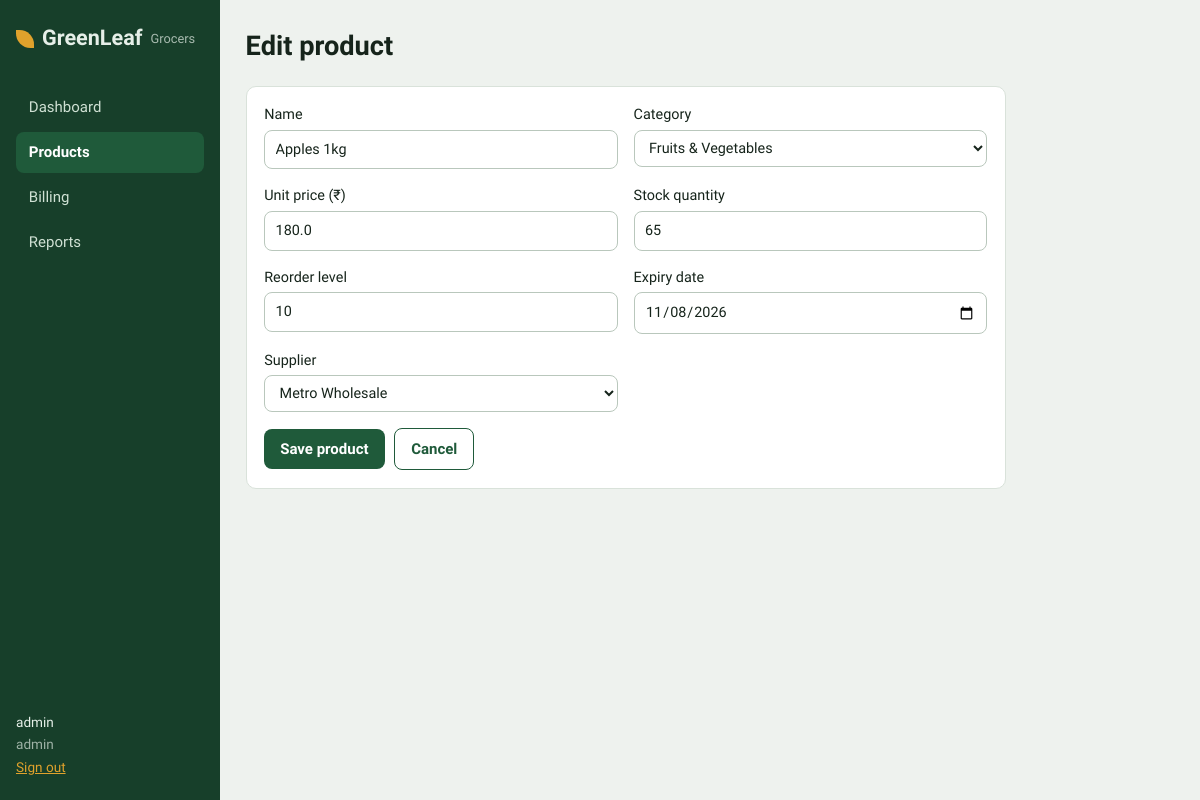
The app's page /products/5/edit (signed in), older data.
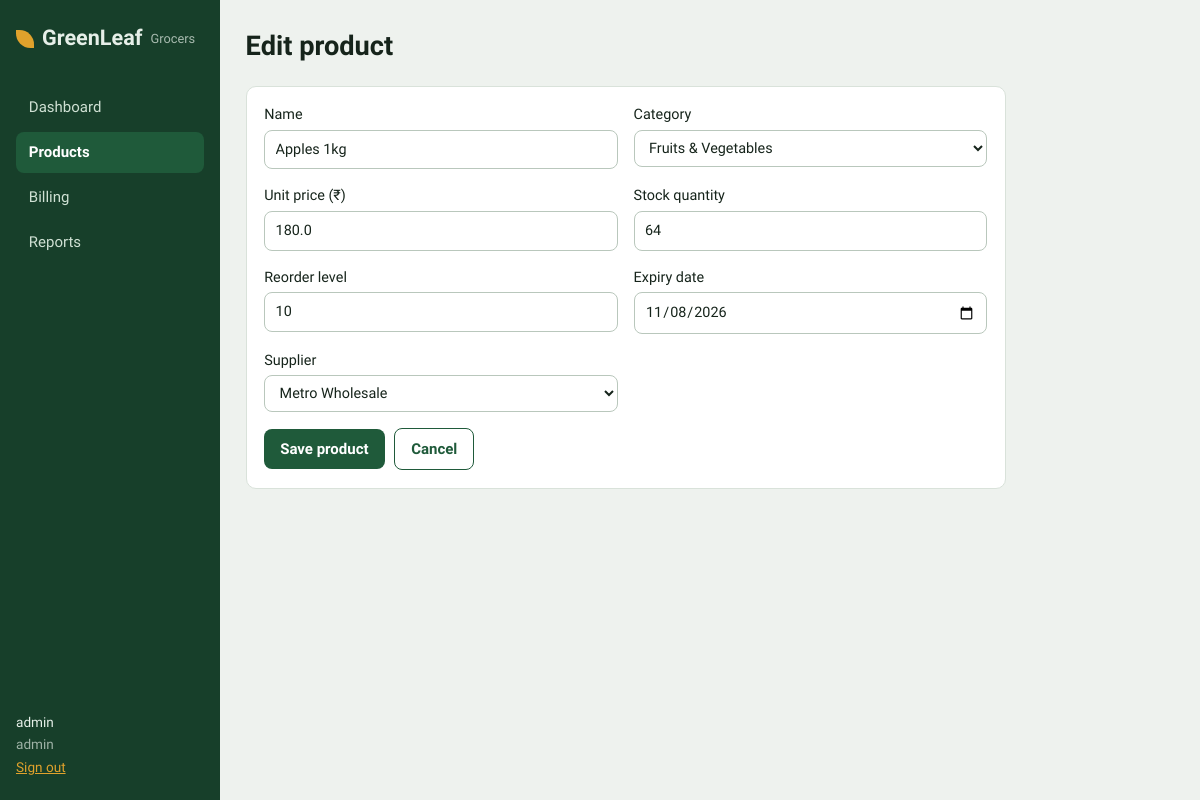
The same page, newer data.
### tables this page shows
CREATE TABLE products(
  product_id INTEGER PRIMARY KEY AUTOINCREMENT,
  name TEXT NOT NULL,
  category TEXT NOT NULL,
  unit_price REAL NOT NULL CHECK(unit_price >= 0),
  stock_qty INTEGER NOT NULL DEFAULT 0 CHECK(stock_qty >= 0),
  reorder_level INTEGER NOT NULL DEFAULT 10 CHECK(reorder_level >= 0),
  expiry_date TEXT,
  supplier_id INTEGER REFERENCES suppliers(supplier_id) ON DELETE SET NULL);

### routes.py (the view)
@bp.route("/products/<int:pid>/edit", methods=["GET", "POST"])
@login_required(["admin"])
def product_edit(pid):
    return _form(pid)

### database.py (called while the page is built)
def connect(path):
    conn = sqlite3.connect(path)
    conn.row_factory = sqlite3.Row
    conn.execute("PRAGMA foreign_keys = ON")
    return conn

def get_db():
    if "db" not in g:
        g.db = connect(current_app.config["DATABASE"])
    return g.db

### models.py (called while the page is built)
def get_product(db, pid):
    return db.execute("SELECT * FROM products WHERE product_id=?", (pid,)).fetchone()

### routes.py (called while the page is built, shortened)
def _form(pid=None):
    db = get_db()
    suppliers = db.execute("SELECT * FROM suppliers ORDER BY name").fetchall()
    product = models.get_product(db, pid) if pid else None
    if pid and not product:
        flash("Product not found.", "error")
        return redirect(url_for("main.products"))
    values = dict(product) if product else {"reorder_level": 10}
    return render_template("product_form.html", p=values, pid=pid, categories=CATEGORIES, suppliers=suppliers)

### templates/product_form.html (shortened to what this page needs)
{% extends "base.html" %}
{% block body %}
<header class="head"><h1>{{ 'Edit product' if pid else 'Add product' }}</h1></header>
<form method="post" class="panel form">
  <label>Name<input name="name" value="{{ p.name or '' }}" required></label>
  <label>Category<select name="category" required>
    {% for c in categories %}<option {{ 'selected' if c == p.category }}>{{ c }}</option>{% endfor %}</select></label>
  <label>Unit price (₹)<input name="unit_price" type="number" step="0.01" min="0" value="{{ p.unit_price if p.unit_price is not none else '' }}" required></label>
  <label>Stock quantity<input name="stock_qty" type="number" min="0" value="{{ p.stock_qty if p.stock_qty is not none else '' }}" required></label>
  <label>Reorder level<input name="reorder_level" type="number" min="0" value="{{ p.reorder_level }}"></label>
  <label>Expiry date<input name="expiry_date" type="date" value="{{ p.expiry_date or '' }}"></label>
  <label>Supplier<select name="supplier_id"><option value="">None</option>
    {% for s in suppliers %}<option value="{{ s.supplier_id }}" {{ 'selected' if s.supplier_id|string == p.supplier_id|string }}>{{ s.name }}</option>{% endfor %}</select></label>
  <div class="actions"><button class="btn">Save product</button><a class="btn ghost" href="{{ url_for('main.products') }}">Cancel</a></div>
</form>
{% endblock %}

Row changes from the older to the newer data that the page shows:
changed products "Apples 1kg": stock_qty "65" → "64"
